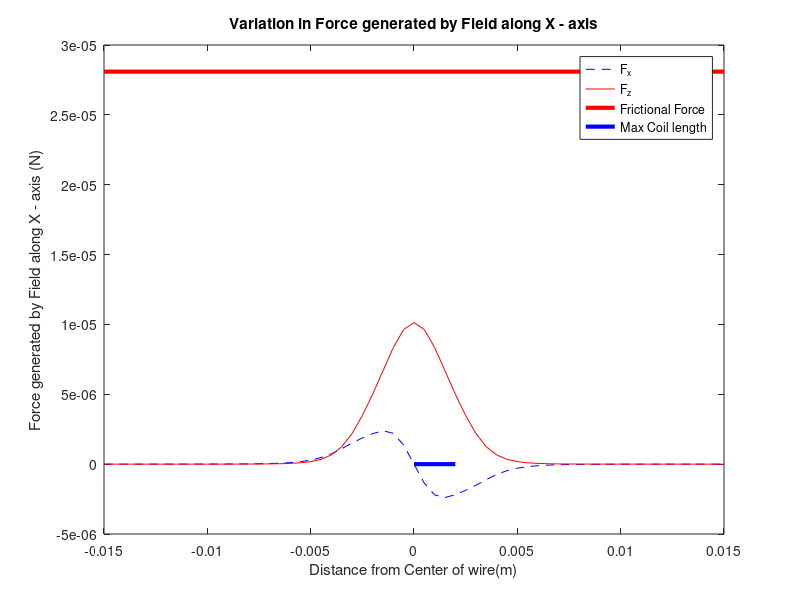

This chart was generated by the following MATLAB code:
clear all;
clc;
% -----------------------------------------------------------------%
% Note: Max length of coil = 4mm, Coil distance from center = 2mm;
% Force produced by coil > Frictional Force at a distance of 4mm from coil
% When the height of robot is 3mm and current is 0.5A
% -----------------------------------------------------------------%


% Analysing field along a single wire...
% Constants 
I = 0.5;       %Current flowing in the wire
g = 200e-6;     %Coil spacing
m0 = 4*pi*1e-7;
y = 0;
c = -15000e-6:500e-6:15000e-6;
[X,Z] = meshgrid(c);
radius = 0.5e-3;%m
height = 0.5e-3;%m
vol_cy = pi*radius^2*height; %If Object is Cylinder, vol in m^3
vol_sp = (4/3)*(pi * radius^3); %If Object is Sphere, vol in m^3
density = 7300; %kg/m^3 or 7.3 gm/cc for NdFeB 
mass_cy = density * vol_cy; %kg
mass_sp = density * vol_sp; %kg
gravity = 9.8 ; %m/s^2
Coeff_of_Fric = 1;
Force_cy = Coeff_of_Fric * mass_cy * gravity; %N
Force_sp = Coeff_of_Fric * mass_sp * gravity; %N

% c = -200e-6:100e-6:600e-6; - For 2 coils 
% c = -600e-6:100e-6:600e-6; - For 3 coils 
% c = -800e-6:150e-6:800e-6; - For 4 coils
% c = -1000e-6:250e-6:1000e-6; - For 5 coils
% c = -1200e-6:200e-6:1200e-6; or -1400e-6:140e-6:1400e-6 or -1400e-6:280e-6:1400e-6 For 6 coils
% c = -1400e-6:200e-6:1400e-6; or c = -1600e-6:320e-6:1600e-6; For 7 coils
% c = -1600e-6:320e-6:1600e-6; or -1800e-6:360e-6:1800e-6; For 8 coils
% c = -2000e-6:500e-6:2000e-6; For 9 coils
% c = -2000e-6:500e-6:2000e-6; or -2400e-6:500e-6:2400e-6;For 10 coils

%.
% Line along X - axis
% --------------------------------------------------------------Coil_1
x1_1 = -g;
x2_1 = g;
a_yp_1 = g;          %Distance of coil from (0,0)
coil_length_x_1 = x2_1 - x1_1;
k_p_1 = 1./(4*pi*((a_yp_1-y).^2+Z.^2));
k_1xp_1 = (x2_1-X)./((x2_1-X).^2+(a_yp_1-y).^2+Z.^2).^0.5;
k_2xp_1 = (x1_1-X)./((x1_1-X).^2+(a_yp_1-y).^2+Z.^2).^0.5;

Hx_xp_1 = zeros(size(y,1), size(Z,1));
Hy_xp_1 = (-Z.*k_p_1.*(k_1xp_1 - k_2xp_1))*I;
Hz_xp_1 = (-(a_yp_1-y).*k_p_1.*(k_1xp_1 - k_2xp_1))*I;

a_yn_1 = -g;
k_n_1 = 1./(4*pi*((a_yn_1-y).^2+Z.^2));
k_1xn_1 = (x2_1-X)./((x2_1-X).^2+(a_yn_1-y).^2+Z.^2).^0.5;
k_2xn_1 = (x1_1-X)./((x1_1-X).^2+(a_yn_1-y).^2+Z.^2).^0.5;

Hx_xn_1 = zeros(size(y,1), size(Z,1));
Hy_xn_1 = (Z.*k_n_1.*(k_1xn_1 - k_2xn_1))*I;
Hz_xn_1 = ((a_yn_1-y).*k_n_1.*(k_1xn_1 - k_2xn_1))*I;
%}
% --------------------------------------------------------------
%.
% Line along y - axis
y1_1 = -g;
y2_1 = g;
a_xp_1 = g;          %Distance of coil from (0,0)
coil_length_y_1 = y2_1 - y1_1;

k_yp_1 = 1./(4*pi*((a_xp_1-X).^2+Z.^2));
k_1yp_1 = (y2_1-y)./((y2_1-y).^2+(a_xp_1-X).^2+Z.^2).^0.5;
k_2yp_1 = (y1_1-y)./((y1_1-y).^2+(a_xp_1-X).^2+Z.^2).^0.5;

Hx_yp_1 = -(Z.*k_yp_1.*(k_1yp_1 - k_2yp_1))*I;
Hy_yp_1 = zeros(size(y,1), size(Z,1));
Hz_yp_1 = (-(a_xp_1-X).*k_yp_1.*(k_1yp_1 - k_2yp_1))*I;

a_xn_1 = -g;
k_yn_1 = 1./(4*pi*((a_xn_1-X).^2+Z.^2));
k_1yn_1 = (y2_1-y)./((y2_1-y).^2+(a_xn_1-X).^2+Z.^2).^0.5;
k_2yn_1 = (y1_1-y)./((y1_1-y).^2+(a_xn_1-X).^2+Z.^2).^0.5;

Hx_yn_1 = (Z.*k_yn_1.*(k_1yn_1 - k_2yn_1))*I;
Hy_yn_1 = zeros(size(y,1), size(Z,1));
Hz_yn_1 = ((a_xn_1-X).*k_yn_1.*(k_1yn_1 - k_2yn_1))*I;


% Adding field of the coil
% Hx_1 = Hx_xp_1 + Hx_xn_1 + Hx_yp_1 + Hx_yn_1;
% Hy_1 = Hy_xp_1 + Hy_xn_1 + Hy_yp_1 + Hy_yn_1;
% Hz_1 = Hz_xp_1 + Hz_xn_1 + Hz_yp_1 + Hz_yn_1;
%}

%.
% --------------------------------------------------------------Coil_2
x1_2 = -2 * g;
x2_2 = 2 * g;
a_yp_2 = 2 * g;          %Distance of coil from (0,0)
coil_length_x_2 = x2_2 - x1_2;
k_p_2 = 1./(4*pi*((a_yp_2-y).^2+Z.^2));
k_1xp_2 = (x2_2-X)./((x2_2-X).^2+(a_yp_2-y).^2+Z.^2).^0.5;
k_2xp_2 = (x1_2-X)./((x1_2-X).^2+(a_yp_2-y).^2+Z.^2).^0.5;

Hx_xp_2 = zeros(size(y,1), size(Z,1));
Hy_xp_2 = (-Z.*k_p_2.*(k_1xp_2 - k_2xp_2))*I;
Hz_xp_2 = (-(a_yp_2-y).*k_p_2.*(k_1xp_2 - k_2xp_2))*I;

a_yn_2 = -2 * g;
k_n_2 = 1./(4*pi*((a_yn_2-y).^2+Z.^2));
k_1xn_2 = (x2_2-X)./((x2_2-X).^2+(a_yn_2-y).^2+Z.^2).^0.5;
k_2xn_2 = (x1_2-X)./((x1_2-X).^2+(a_yn_2-y).^2+Z.^2).^0.5;

Hx_xn_2 = zeros(size(y,1), size(Z,1));
Hy_xn_2 = (Z.*k_n_2.*(k_1xn_2 - k_2xn_2))*I;
Hz_xn_2 = ((a_yn_2-y).*k_n_2.*(k_1xn_2 - k_2xn_2))*I;
%}
% --------------------------------------------------------------
%. 
% Line along y - axis
y1_2 = -2 * g;
y2_2 = 2 * g;
a_xp_2 = 2 * g;          %Distance of coil from (0,0)
coil_length_y_2 = y2_2 - y1_2;

k_yp_2 = 1./(4*pi*((a_xp_2-X).^2+Z.^2));
k_1yp_2 = (y2_2-y)./((y2_2-y).^2+(a_xp_2-X).^2+Z.^2).^0.5;
k_2yp_2 = (y1_2-y)./((y1_2-y).^2+(a_xp_2-X).^2+Z.^2).^0.5;

Hx_yp_2 = -(Z.*k_yp_2.*(k_1yp_2 - k_2yp_2))*I;
Hy_yp_2 = zeros(size(y,1), size(Z,1));
Hz_yp_2 = (-(a_xp_2-X).*k_yp_2.*(k_1yp_2 - k_2yp_2))*I;

a_xn_2 = -2 * g;
k_yn_2 = 1./(4*pi*((a_xn_2-X).^2+Z.^2));
k_1yn_2 = (y2_2-y)./((y2_2-y).^2+(a_xn_2-X).^2+Z.^2).^0.5;
k_2yn_2 = (y1_2-y)./((y1_2-y).^2+(a_xn_2-X).^2+Z.^2).^0.5;

Hx_yn_2 = (Z.*k_yn_2.*(k_1yn_2 - k_2yn_2))*I;
Hy_yn_2 = zeros(size(y,1), size(Z,1));
Hz_yn_2 = ((a_xn_2-X).*k_yn_2.*(k_1yn_2 - k_2yn_2))*I;
%Adding field of Coil_2
% Hx_2 = Hx_xp_2 + Hx_xn_2 + Hx_yp_2 + Hx_yn_2;
% Hy_2 = Hy_xp_2 + Hy_xn_2 + Hy_yp_2 + Hy_yn_2;
% Hz_2 = Hz_xp_2 + Hz_xn_2 + Hz_yp_2 + Hz_yn_2;

%}

%.
% Line along X - axis
% --------------------------------------------------------------Coil_3
x1_3 = -3 * g;
x2_3 = 3 * g;
a_yp_3 = 3 * g;          %Distance of coil from (0,0)
coil_length_x_3 = x2_3 - x1_3;
k_p_3 = 1./(4*pi*((a_yp_3-y).^2+Z.^2));
k_1xp_3 = (x2_3-X)./((x2_3-X).^2+(a_yp_3-y).^2+Z.^2).^0.5;
k_2xp_3 = (x1_3-X)./((x1_3-X).^2+(a_yp_3-y).^2+Z.^2).^0.5;

Hx_xp_3 = zeros(size(y,1), size(Z,1));
Hy_xp_3 = (-Z.*k_p_3.*(k_1xp_3 - k_2xp_3))*I;
Hz_xp_3 = (-(a_yp_3-y).*k_p_3.*(k_1xp_3 - k_2xp_3))*I;

a_yn_3 = -3 * g;
k_n_3 = 1./(4*pi*((a_yn_3-y).^2+Z.^2));
k_1xn_3 = (x2_3-X)./((x2_3-X).^2+(a_yn_3-y).^2+Z.^2).^0.5;
k_2xn_3 = (x1_3-X)./((x1_3-X).^2+(a_yn_3-y).^2+Z.^2).^0.5;

Hx_xn_3 = zeros(size(y,1), size(Z,1));
Hy_xn_3 = (Z.*k_n_3.*(k_1xn_3 - k_2xn_3))*I;
Hz_xn_3 = ((a_yn_3-y).*k_n_3.*(k_1xn_3 - k_2xn_3))*I;
%}
% --------------------------------------------------------------
%.
% Line along y - axis
y1_3 = -3 * g;
y2_3 = 3 * g;
a_xp_3 = 3 * g;          %Distance of coil from (0,0)
coil_length_y_3 = y2_3 - y1_3;

k_yp_3 = 1./(4*pi*((a_xp_3-X).^2+Z.^2));
k_1yp_3 = (y2_3-y)./((y2_3-y).^2+(a_xp_3-X).^2+Z.^2).^0.5;
k_2yp_3 = (y1_3-y)./((y1_3-y).^2+(a_xp_3-X).^2+Z.^2).^0.5;

Hx_yp_3 = -(Z.*k_yp_3.*(k_1yp_3 - k_2yp_3))*I;
Hy_yp_3 = zeros(size(y,1), size(Z,1));
Hz_yp_3 = (-(a_xp_3-X).*k_yp_3.*(k_1yp_3 - k_2yp_3))*I;

a_xn_3 = -3 * g;
k_yn_3 = 1./(4*pi*((a_xn_3-X).^2+Z.^2));
k_1yn_3 = (y2_3-y)./((y2_3-y).^2+(a_xn_3-X).^2+Z.^2).^0.5;
k_2yn_3 = (y1_3-y)./((y1_3-y).^2+(a_xn_3-X).^2+Z.^2).^0.5;

Hx_yn_3 = (Z.*k_yn_3.*(k_1yn_3 - k_2yn_3))*I;
Hy_yn_3 = zeros(size(y,1), size(Z,1));
Hz_yn_3 = ((a_xn_3-X).*k_yn_3.*(k_1yn_3 - k_2yn_3))*I;
% %Adding field of Coil_3
% Hx_3 = Hx_xp_3 + Hx_xn_3 + Hx_yp_3 + Hx_yn_3;
% Hy_3 = Hy_xp_3 + Hy_xn_3 + Hy_yp_3 + Hy_yn_3;
% Hz_3 = Hz_xp_3 + Hz_xn_3 + Hz_yp_3 + Hz_yn_3;

%}

%
% Line along X - axis
% --------------------------------------------------------------Coil_4
x1_4 = -4 * g;
x2_4 = 4 * g;
a_yp_4 = 4 * g;          %Distance of coil from (0,0)
coil_length_x_4 = x2_4 - x1_4;
k_p_4 = 1./(4*pi*((a_yp_4-y).^2+Z.^2));
k_1xp_4 = (x2_4-X)./((x2_4-X).^2+(a_yp_4-y).^2+Z.^2).^0.5;
k_2xp_4 = (x1_4-X)./((x1_4-X).^2+(a_yp_4-y).^2+Z.^2).^0.5;

Hx_xp_4 = zeros(size(y,1), size(Z,1));
Hy_xp_4 = (-Z.*k_p_4.*(k_1xp_4 - k_2xp_4))*I;
Hz_xp_4 = (-(a_yp_4-y).*k_p_4.*(k_1xp_4 - k_2xp_4))*I;

a_yn_4 = -4 * g;
k_n_4 = 1./(4*pi*((a_yn_4-y).^2+Z.^2));
k_1xn_4 = (x2_4-X)./((x2_4-X).^2+(a_yn_4-y).^2+Z.^2).^0.5;
k_2xn_4 = (x1_4-X)./((x1_4-X).^2+(a_yn_4-y).^2+Z.^2).^0.5;

% Hx_xn_4 = zeros(size(y,1), size(Z,1));
% Hy_xn_4 = (Z.*k_n_4.*(k_1xn_4 - k_2xn_4))*I;
% Hz_xn_4 = ((a_yn_4-y).*k_n_4.*(k_1xn_4 - k_2xn_4))*I;

% --------------------------------------------------------------
%.
%  Line along y - axis
y1_4 = -4 * g;
y2_4 = 4 * g;
a_xp_4 = 4 * g;          %Distance of coil from (0,0)
coil_length_y_4 = y2_4 - y1_4;

k_yp_4 = 1./(4*pi*((a_xp_4-X).^2+Z.^2));
k_1yp_4 = (y2_4-y)./((y2_4-y).^2+(a_xp_4-X).^2+Z.^2).^0.5;
k_2yp_4 = (y1_4-y)./((y1_4-y).^2+(a_xp_4-X).^2+Z.^2).^0.5;

Hx_yp_4 = -(Z.*k_yp_4.*(k_1yp_4 - k_2yp_4))*I;
Hy_yp_4 = zeros(size(y,1), size(Z,1));
Hz_yp_4 = (-(a_xp_4-X).*k_yp_4.*(k_1yp_4 - k_2yp_4))*I;

a_xn_4 = -4 * g;
k_yn_4 = 1./(4*pi*((a_xn_4-X).^2+Z.^2));
k_1yn_4 = (y2_4-y)./((y2_4-y).^2+(a_xn_4-X).^2+Z.^2).^0.5;
k_2yn_4 = (y1_4-y)./((y1_4-y).^2+(a_xn_4-X).^2+Z.^2).^0.5;

Hx_yn_4 = (Z.*k_yn_4.*(k_1yn_4 - k_2yn_4))*I;
Hy_yn_4 = zeros(size(y,1), size(Z,1));
Hz_yn_4 = ((a_xn_4-X).*k_yn_4.*(k_1yn_4 - k_2yn_4))*I;
%Adding field of Coil_4
% Hx_4 = Hx_xp_4 + Hx_xn_4 + Hx_yp_4 + Hx_yn_4;
% Hy_4 = Hy_xp_4 + Hy_xn_4 + Hy_yp_4 + Hy_yn_4;
% Hz_4 = Hz_xp_4 + Hz_xn_4 + Hz_yp_4 + Hz_yn_4;

%}

%.
% Line along X - axis
% --------------------------------------------------------------Coil_5
x1_5 = -5 * g;
x2_5 = 5 * g;
a_yp_5 = 5 * g;          %Distance of coil from (0,0)
coil_length_x_5 = x2_5 - x1_5;
k_p_5 = 1./(4*pi*((a_yp_5-y).^2+Z.^2));
k_1xp_5 = (x2_5-X)./((x2_5-X).^2+(a_yp_5-y).^2+Z.^2).^0.5;
k_2xp_5 = (x1_5-X)./((x1_5-X).^2+(a_yp_5-y).^2+Z.^2).^0.5;

Hx_xp_5 = zeros(size(y,1), size(Z,1));
Hy_xp_5 = (-Z.*k_p_5.*(k_1xp_5 - k_2xp_5))*I;
Hz_xp_5 = (-(a_yp_5-y).*k_p_5.*(k_1xp_5 - k_2xp_5))*I;

a_yn_5 = -5 * g;
k_n_5 = 1./(4*pi*((a_yn_5-y).^2+Z.^2));
k_1xn_5 = (x2_5-X)./((x2_5-X).^2+(a_yn_5-y).^2+Z.^2).^0.5;
k_2xn_5 = (x1_5-X)./((x1_5-X).^2+(a_yn_5-y).^2+Z.^2).^0.5;

Hx_xn_5 = zeros(size(y,1), size(Z,1));
Hy_xn_5 = (Z.*k_n_5.*(k_1xn_5 - k_2xn_5))*I;
Hz_xn_5 = ((a_yn_5-y).*k_n_5.*(k_1xn_5 - k_2xn_5))*I;
%}
% --------------------------------------------------------------
%.
% Line along y - axis
y1_5 = -5 * g;
y2_5 = 5 * g;
a_xp_5 = 5 * g;          %Distance of coil from (0,0)
coil_length_y_5 = y2_5 - y1_5;

k_yp_5 = 1./(4*pi*((a_xp_5-X).^2+Z.^2));
k_1yp_5 = (y2_5-y)./((y2_5-y).^2+(a_xp_5-X).^2+Z.^2).^0.5;
k_2yp_5 = (y1_5-y)./((y1_5-y).^2+(a_xp_5-X).^2+Z.^2).^0.5;

Hx_yp_5 = -(Z.*k_yp_5.*(k_1yp_5 - k_2yp_5))*I;
Hy_yp_5 = zeros(size(y,1), size(Z,1));
Hz_yp_5 = (-(a_xp_5-X).*k_yp_5.*(k_1yp_5 - k_2yp_5))*I;

a_xn_5 = -5 * g;
k_yn_5 = 1./(4*pi*((a_xn_5-X).^2+Z.^2));
k_1yn_5 = (y2_5-y)./((y2_5-y).^2+(a_xn_5-X).^2+Z.^2).^0.5;
k_2yn_5 = (y1_5-y)./((y1_5-y).^2+(a_xn_5-X).^2+Z.^2).^0.5;

Hx_yn_5 = (Z.*k_yn_5.*(k_1yn_5 - k_2yn_5))*I;
Hy_yn_5 = zeros(size(y,1), size(Z,1));
Hz_yn_5 = ((a_xn_5-X).*k_yn_5.*(k_1yn_5 - k_2yn_5))*I;
%Adding field of Coil_5
% Hx_5 = Hx_xp_5 + Hx_xn_5 + Hx_yp_5 + Hx_yn_5;
% Hy_5 = Hy_xp_5 + Hy_xn_5 + Hy_yp_5 + Hy_yn_5;
% Hz_5 = Hz_xp_5 + Hz_xn_5 + Hz_yp_5 + Hz_yn_5;

%}

%.
% Line along X - axis
% --------------------------------------------------------------Coil_6
x1_6 = -6 * g;
x2_6 = 6 * g;
a_yp_6 = 6 * g;          %Distance of coil from (0,0)
coil_length_x_6 = x2_6 - x1_6;
k_p_6 = 1./(4*pi*((a_yp_6-y).^2+Z.^2));
k_1xp_6 = (x2_6-X)./((x2_6-X).^2+(a_yp_6-y).^2+Z.^2).^0.5;
k_2xp_6 = (x1_6-X)./((x1_6-X).^2+(a_yp_6-y).^2+Z.^2).^0.5;

Hx_xp_6 = zeros(size(y,1), size(Z,1));
Hy_xp_6 = (-Z.*k_p_6.*(k_1xp_6 - k_2xp_6))*I;
Hz_xp_6 = (-(a_yp_6-y).*k_p_6.*(k_1xp_6 - k_2xp_6))*I;

a_yn_6 = -6 * g;
k_n_6 = 1./(4*pi*((a_yn_6-y).^2+Z.^2));
k_1xn_6 = (x2_6-X)./((x2_6-X).^2+(a_yn_6-y).^2+Z.^2).^0.5;
k_2xn_6 = (x1_6-X)./((x1_6-X).^2+(a_yn_6-y).^2+Z.^2).^0.5;

Hx_xn_6 = zeros(size(y,1), size(Z,1));
Hy_xn_6 = (Z.*k_n_6.*(k_1xn_6 - k_2xn_6))*I;
Hz_xn_6 = ((a_yn_6-y).*k_n_6.*(k_1xn_6 - k_2xn_6))*I;
%}
% --------------------------------------------------------------
%.
%  Line along y - axis
y1_6 = -6 * g;
y2_6 = 6 * g;
a_xp_6 = 6 * g;          %Distance of coil from (0,0)
coil_length_y_6 = y2_6 - y1_6;

k_yp_6 = 1./(4*pi*((a_xp_6-X).^2+Z.^2));
k_1yp_6 = (y2_6-y)./((y2_6-y).^2+(a_xp_6-X).^2+Z.^2).^0.5;
k_2yp_6 = (y1_6-y)./((y1_6-y).^2+(a_xp_6-X).^2+Z.^2).^0.5;

Hx_yp_6 = -(Z.*k_yp_6.*(k_1yp_6 - k_2yp_6))*I;
Hy_yp_6 = zeros(size(y,1), size(Z,1));
Hz_yp_6 = (-(a_xp_6-X).*k_yp_6.*(k_1yp_6 - k_2yp_6))*I;

a_xn_6 = -6 * g;
k_yn_6 = 1./(4*pi*((a_xn_6-X).^2+Z.^2));
k_1yn_6 = (y2_6-y)./((y2_6-y).^2+(a_xn_6-X).^2+Z.^2).^0.5;
k_2yn_6 = (y1_6-y)./((y1_6-y).^2+(a_xn_6-X).^2+Z.^2).^0.5;

Hx_yn_6 = (Z.*k_yn_6.*(k_1yn_6 - k_2yn_6))*I;
Hy_yn_6 = zeros(size(y,1), size(Z,1));
Hz_yn_6 = ((a_xn_6-X).*k_yn_6.*(k_1yn_6 - k_2yn_6))*I;
%Adding field of Coil_6
% Hx_6 = Hx_xp_6 + Hx_xn_6 + Hx_yp_6 + Hx_yn_6;
% Hy_6 = Hy_xp_6 + Hy_xn_6 + Hy_yp_6 + Hy_yn_6;
% Hz_6 = Hz_xp_6 + Hz_xn_6 + Hz_yp_6 + Hz_yn_6;

%}

%.
% Line along X - axis
% --------------------------------------------------------------Coil_7
x1_7 = -7 * g;
x2_7 = 7 * g;
a_yp_7 = 7 * g;          %Distance of coil from (0,0)
coil_length_x_7 = x2_7 - x1_7;
k_p_7 = 1./(4*pi*((a_yp_7-y).^2+Z.^2));
k_1xp_7 = (x2_7-X)./((x2_7-X).^2+(a_yp_7-y).^2+Z.^2).^0.5;
k_2xp_7 = (x1_7-X)./((x1_7-X).^2+(a_yp_7-y).^2+Z.^2).^0.5;

Hx_xp_7 = zeros(size(y,1), size(Z,1));
Hy_xp_7 = (-Z.*k_p_7.*(k_1xp_7 - k_2xp_7))*I;
Hz_xp_7 = (-(a_yp_7-y).*k_p_7.*(k_1xp_7 - k_2xp_7))*I;

a_yn_7 = -7 * g;
k_n_7 = 1./(4*pi*((a_yn_7-y).^2+Z.^2));
k_1xn_7 = (x2_7-X)./((x2_7-X).^2+(a_yn_7-y).^2+Z.^2).^0.5;
k_2xn_7 = (x1_7-X)./((x1_7-X).^2+(a_yn_7-y).^2+Z.^2).^0.5;

Hx_xn_7 = zeros(size(y,1), size(Z,1));
Hy_xn_7 = (Z.*k_n_7.*(k_1xn_7 - k_2xn_7))*I;
Hz_xn_7 = ((a_yn_7-y).*k_n_7.*(k_1xn_7 - k_2xn_7))*I;
%}
% --------------------------------------------------------------
%.
%  Line along y - axis
y1_7 = -7 * g;
y2_7 = 7 * g;
a_xp_7 = 7 * g;          %Distance of coil from (0,0)
coil_length_y_7 = y2_7 - y1_7;

k_yp_7 = 1./(4*pi*((a_xp_7-X).^2+Z.^2));
k_1yp_7 = (y2_7-y)./((y2_7-y).^2+(a_xp_7-X).^2+Z.^2).^0.5;
k_2yp_7 = (y1_7-y)./((y1_7-y).^2+(a_xp_7-X).^2+Z.^2).^0.5;

Hx_yp_7 = -(Z.*k_yp_7.*(k_1yp_7 - k_2yp_7))*I;
Hy_yp_7 = zeros(size(y,1), size(Z,1));
Hz_yp_7 = (-(a_xp_7-X).*k_yp_7.*(k_1yp_7 - k_2yp_7))*I;

a_xn_7 = -7 * g;
k_yn_7 = 1./(4*pi*((a_xn_7-X).^2+Z.^2));
k_1yn_7 = (y2_7-y)./((y2_7-y).^2+(a_xn_7-X).^2+Z.^2).^0.5;
k_2yn_7 = (y1_7-y)./((y1_7-y).^2+(a_xn_7-X).^2+Z.^2).^0.5;

Hx_yn_7 = (Z.*k_yn_7.*(k_1yn_7 - k_2yn_7))*I;
Hy_yn_7 = zeros(size(y,1), size(Z,1));
Hz_yn_7 = ((a_xn_7-X).*k_yn_7.*(k_1yn_7 - k_2yn_7))*I;
%Adding field of Coil_7
% Hx_7 = Hx_xp_7 + Hx_xn_7 + Hx_yp_7 + Hx_yn_7;
% Hy_7 = Hy_xp_7 + Hy_xn_7 + Hy_yp_7 + Hy_yn_7;
% Hz_7 = Hz_xp_7 + Hz_xn_7 + Hz_yp_7 + Hz_yn_7;

%}

%.
% Line along X - axis
% --------------------------------------------------------------Coil_8
x1_8 = -8 * g;
x2_8 = 8 * g;
a_yp_8 = 8 * g;          %Distance of coil from (0,0)
coil_length_x_8 = x2_8 - x1_8;
k_p_8 = 1./(4*pi*((a_yp_8-y).^2+Z.^2));
k_1xp_8 = (x2_8-X)./((x2_8-X).^2+(a_yp_8-y).^2+Z.^2).^0.5;
k_2xp_8 = (x1_8-X)./((x1_8-X).^2+(a_yp_8-y).^2+Z.^2).^0.5;

Hx_xp_8 = zeros(size(y,1), size(Z,1));
Hy_xp_8 = (-Z.*k_p_8.*(k_1xp_8 - k_2xp_8))*I;
Hz_xp_8 = (-(a_yp_8-y).*k_p_8.*(k_1xp_8 - k_2xp_8))*I;

a_yn_8 = -8 * g;
k_n_8 = 1./(4*pi*((a_yn_8-y).^2+Z.^2));
k_1xn_8 = (x2_8-X)./((x2_8-X).^2+(a_yn_8-y).^2+Z.^2).^0.5;
k_2xn_8 = (x1_8-X)./((x1_8-X).^2+(a_yn_8-y).^2+Z.^2).^0.5;

Hx_xn_8 = zeros(size(y,1), size(Z,1));
Hy_xn_8 = (Z.*k_n_8.*(k_1xn_8 - k_2xn_8))*I;
Hz_xn_8 = ((a_yn_8-y).*k_n_8.*(k_1xn_8 - k_2xn_8))*I;
%}
% --------------------------------------------------------------
%.
%  Line along y - axis
y1_8 = -8 * g;
y2_8 = 8 * g;
a_xp_8 = 8 * g;          %Distance of coil from (0,0)
coil_length_y_8 = y2_8 - y1_8;

k_yp_8 = 1./(4*pi*((a_xp_8-X).^2+Z.^2));
k_1yp_8 = (y2_8-y)./((y2_8-y).^2+(a_xp_8-X).^2+Z.^2).^0.5;
k_2yp_8 = (y1_8-y)./((y1_8-y).^2+(a_xp_8-X).^2+Z.^2).^0.5;

Hx_yp_8 = -(Z.*k_yp_8.*(k_1yp_8 - k_2yp_8))*I;
Hy_yp_8 = zeros(size(y,1), size(Z,1));
Hz_yp_8 = (-(a_xp_8-X).*k_yp_8.*(k_1yp_8 - k_2yp_8))*I;

a_xn_8 = -8 * g;
k_yn_8 = 1./(4*pi*((a_xn_8-X).^2+Z.^2));
k_1yn_8 = (y2_8-y)./((y2_8-y).^2+(a_xn_8-X).^2+Z.^2).^0.5;
k_2yn_8 = (y1_8-y)./((y1_8-y).^2+(a_xn_8-X).^2+Z.^2).^0.5;

Hx_yn_8 = (Z.*k_yn_8.*(k_1yn_8 - k_2yn_8))*I;
Hy_yn_8 = zeros(size(y,1), size(Z,1));
Hz_yn_8 = ((a_xn_8-X).*k_yn_8.*(k_1yn_8 - k_2yn_8))*I;
%Adding field of Coil_8
% Hx_8 = Hx_xp_8 + Hx_xn_8 + Hx_yp_8 + Hx_yn_8;
% Hy_8 = Hy_xp_8 + Hy_xn_8 + Hy_yp_8 + Hy_yn_8;
% Hz_8 = Hz_xp_8 + Hz_xn_8 + Hz_yp_8 + Hz_yn_8;

%}

%.
% Line along X - axis
% --------------------------------------------------------------Coil_9
x1_9 = -9 * g;
x2_9 = 9 * g;
a_yp_9 = 9 * g;          %Distance of coil from (0,0)
coil_length_x_9 = x2_9 - x1_9;
k_p_9 = 1./(4*pi*((a_yp_9-y).^2+Z.^2));
k_1xp_9 = (x2_9-X)./((x2_9-X).^2+(a_yp_9-y).^2+Z.^2).^0.5;
k_2xp_9 = (x1_9-X)./((x1_9-X).^2+(a_yp_9-y).^2+Z.^2).^0.5;

Hx_xp_9 = zeros(size(y,1), size(Z,1));
Hy_xp_9 = (-Z.*k_p_9.*(k_1xp_9 - k_2xp_9))*I;
Hz_xp_9 = (-(a_yp_9-y).*k_p_9.*(k_1xp_9 - k_2xp_9))*I;

a_yn_9 = -9 * g;
k_n_9 = 1./(4*pi*((a_yn_9-y).^2+Z.^2));
k_1xn_9 = (x2_9-X)./((x2_9-X).^2+(a_yn_9-y).^2+Z.^2).^0.5;
k_2xn_9 = (x1_9-X)./((x1_9-X).^2+(a_yn_9-y).^2+Z.^2).^0.5;

Hx_xn_9 = zeros(size(y,1), size(Z,1));
Hy_xn_9 = (Z.*k_n_9.*(k_1xn_9 - k_2xn_9))*I;
Hz_xn_9 = ((a_yn_9-y).*k_n_9.*(k_1xn_9 - k_2xn_9))*I;
%}
% --------------------------------------------------------------
%.
%  Line along y - axis
y1_9 = -9 * g;
y2_9 = 9 * g;
a_xp_9 = 9 * g;          %Distance of coil from (0,0)
coil_length_y_9 = y2_9 - y1_9;

k_yp_9 = 1./(4*pi*((a_xp_9-X).^2+Z.^2));
k_1yp_9 = (y2_9-y)./((y2_9-y).^2+(a_xp_9-X).^2+Z.^2).^0.5;
k_2yp_9 = (y1_9-y)./((y1_9-y).^2+(a_xp_9-X).^2+Z.^2).^0.5;

Hx_yp_9 = -(Z.*k_yp_9.*(k_1yp_9 - k_2yp_9))*I;
Hy_yp_9 = zeros(size(y,1), size(Z,1));
Hz_yp_9 = (-(a_xp_9-X).*k_yp_9.*(k_1yp_9 - k_2yp_9))*I;

a_xn_9 = -9 * g;
k_yn_9 = 1./(4*pi*((a_xn_9-X).^2+Z.^2));
k_1yn_9 = (y2_9-y)./((y2_9-y).^2+(a_xn_9-X).^2+Z.^2).^0.5;
k_2yn_9 = (y1_9-y)./((y1_9-y).^2+(a_xn_9-X).^2+Z.^2).^0.5;

Hx_yn_9 = (Z.*k_yn_9.*(k_1yn_9 - k_2yn_9))*I;
Hy_yn_9 = zeros(size(y,1), size(Z,1));
Hz_yn_9 = ((a_xn_9-X).*k_yn_9.*(k_1yn_9 - k_2yn_9))*I;
%Adding field of Coil_9
% Hx_9 = Hx_xp_9 + Hx_xn_9 + Hx_yp_9 + Hx_yn_9;
% Hy_9 = Hy_xp_9 + Hy_xn_9 + Hy_yp_9 + Hy_yn_9;
% Hz_9 = Hz_xp_9 + Hz_xn_9 + Hz_yp_9 + Hz_yn_9;

%}

%.
% Line along X - axis
% --------------------------------------------------------------Coil_10
x1_10 = -10 * g;
x2_10 = 10 * g;
a_yp_10 = 10 * g;          %Distance of coil from (0,0)
coil_length_x_10 = x2_10 - x1_10;
k_p_10 = 1./(4*pi*((a_yp_10-y).^2+Z.^2));
k_1xp_10 = (x2_10-X)./((x2_10-X).^2+(a_yp_10-y).^2+Z.^2).^0.5;
k_2xp_10 = (x1_10-X)./((x1_10-X).^2+(a_yp_10-y).^2+Z.^2).^0.5;

Hx_xp_10 = zeros(size(y,1), size(Z,1));
Hy_xp_10 = (-Z.*k_p_10.*(k_1xp_10 - k_2xp_10))*I;
Hz_xp_10 = (-(a_yp_10-y).*k_p_10.*(k_1xp_10 - k_2xp_10))*I;

a_yn_10 = -10 * g;
k_n_10 = 1./(4*pi*((a_yn_10-y).^2+Z.^2));
k_1xn_10 = (x2_10-X)./((x2_10-X).^2+(a_yn_10-y).^2+Z.^2).^0.5;
k_2xn_10 = (x1_10-X)./((x1_10-X).^2+(a_yn_10-y).^2+Z.^2).^0.5;

Hx_xn_10 = zeros(size(y,1), size(Z,1));
Hy_xn_10 = (Z.*k_n_10.*(k_1xn_10 - k_2xn_10))*I;
Hz_xn_10 = ((a_yn_10-y).*k_n_10.*(k_1xn_10 - k_2xn_10))*I;
%}
% --------------------------------------------------------------
%.
%  Line along y - axis
y1_10 = -10 * g;
y2_10 = 10 * g;
a_xp_10 = 10 * g;          %Distance of coil from (0,0)
coil_length_y_10 = y2_10 - y1_10;

k_yp_10 = 1./(4*pi*((a_xp_10-X).^2+Z.^2));
k_1yp_10 = (y2_10-y)./((y2_10-y).^2+(a_xp_10-X).^2+Z.^2).^0.5;
k_2yp_10 = (y1_10-y)./((y1_10-y).^2+(a_xp_10-X).^2+Z.^2).^0.5;

Hx_yp_10 = -(Z.*k_yp_10.*(k_1yp_10 - k_2yp_10))*I;
Hy_yp_10 = zeros(size(y,1), size(Z,1));
Hz_yp_10 = (-(a_xp_10-X).*k_yp_10.*(k_1yp_10 - k_2yp_10))*I;

a_xn_10 = -10 * g;
k_yn_10 = 1./(4*pi*((a_xn_10-X).^2+Z.^2));
k_1yn_10 = (y2_10-y)./((y2_10-y).^2+(a_xn_10-X).^2+Z.^2).^0.5;
k_2yn_10 = (y1_10-y)./((y1_10-y).^2+(a_xn_10-X).^2+Z.^2).^0.5;

Hx_yn_10 = (Z.*k_yn_10.*(k_1yn_10 - k_2yn_10))*I;
Hy_yn_10 = zeros(size(y,1), size(Z,1));
Hz_yn_10 = ((a_xn_10-X).*k_yn_10.*(k_1yn_10 - k_2yn_10))*I;
%Adding field of Coil_10
% Hx_10 = Hx_xp_10 + Hx_xn_10 + Hx_yp_10 + Hx_yn_10;
% Hy_10 = Hy_xp_10 + Hy_xn_10 + Hy_yp_10 + Hy_yn_10;
% Hz_10 = Hz_xp_10 + Hz_xn_10 + Hz_yp_10 + Hz_yn_10;

%}

% ----Adding all coil fields----
Hx = Hx_yp_1 + Hx_yp_2 + Hx_yp_3 + Hx_yp_4 + Hx_yp_5 + Hx_yp_6 + Hx_yp_7 + Hx_yp_8 + Hx_yp_9 + Hx_yp_10 + Hx_yn_1 + Hx_yn_2 + Hx_yn_3 + Hx_yn_4 + Hx_yn_5 + Hx_yn_6 + Hx_yn_7 + Hx_yn_8 + Hx_yn_9 + Hx_yn_10;
% Hy = Hy_xp_1 + Hy_xp_2 + Hy_xp_3 + Hy_xp_4 + Hy_xp_5 +  Hy_xp_6 +  Hy_xp_7 +  Hy_xp_8 +  Hy_xp_9 +  Hy_xp_10 +  Hy_xn_1 +  Hy_xn_2 +  Hy_xn_3 +  Hy_xn_4 +  Hy_xn_5 +  Hy_xn_6 +  Hy_xn_7 +  Hy_xn_8 +  Hy_xn_9 +  Hy_xn_10;
Hz = Hz_yp_1 + Hz_yp_2 + Hz_yp_3 + Hz_yp_4 + Hz_yp_5 + Hz_yp_6 + Hz_yp_7 + Hz_yp_8 + Hz_yp_9 + Hz_yp_10 + Hz_yn_1 + Hz_yn_2 + Hz_yn_3 + Hz_yn_4 + Hz_yn_5 + Hz_yn_6 + Hz_yn_7 + Hz_yn_8 + Hz_yn_9 + Hz_yn_10;

% Bx = (Hx)*m0;
By = (Hx)*m0;
Bz = (Hz)*m0;

% -------Plotting the fields--------

[df_y,df_z] = gradient(By,500e-6); %[dBx/dx, dBx/dz]
[df_yz,df_zz] = gradient(Bz,500e-6); %[dBz/dx, dBz/dz]

F_y = By .* df_y + Bz .* df_z;
F_z = By .* df_yz + Bz .* df_zz;

q = 26;
Z(q,:)
figure
plot(c,F_y(q,:), '--b') 
hold on
% axis([-2e-3 2e-3 -4e-4 14e-4])
plot(c,F_z(q,:), 'r') 
line([c(1) c(end)],[Force_cy Force_cy],'linewidth',3,'color','r')
line([0 y2_10],[0 0],'linewidth',3,'color','b');
% line([x1_10 x2_10],[a_yn_10 a_yn_10],'linewidth',3,'color','r');
legend('F_x', 'F_z', 'Frictional Force', 'Max Coil length')
xlabel("Distance from Center of wire(m)")
ylabel("Force generated by Field along X - axis (N)")
title("Variation in Force generated by Field along X - axis")
hold off